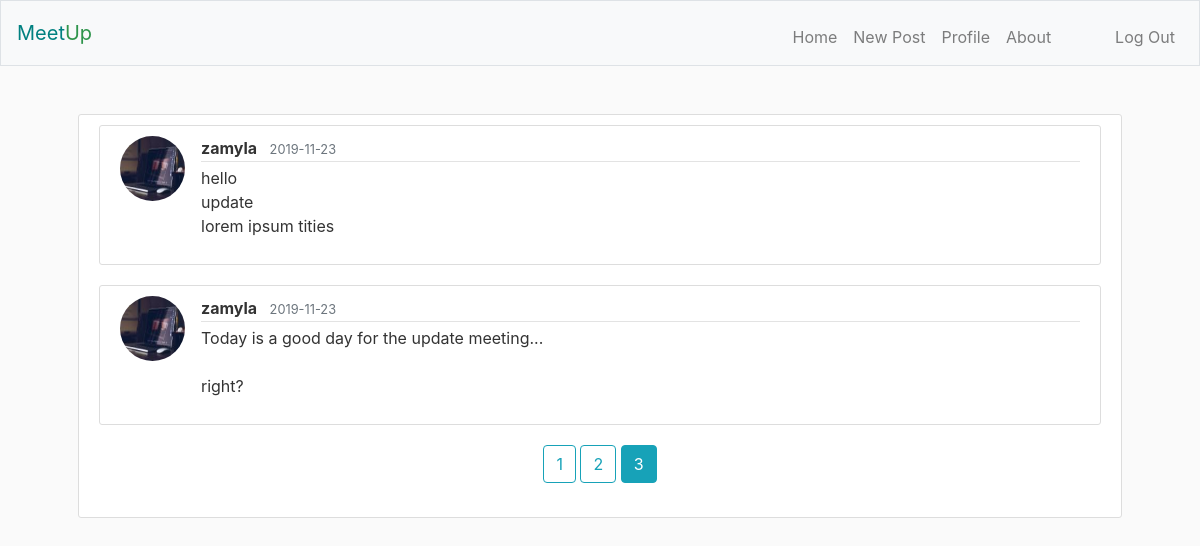
Page /?page=3 (signed in) on the committed database.
### meetup/models.py (models this page shows, shortened)
class Post(db.Model):
    id = db.Column(db.Integer, primary_key=True)
    message = db.Column(db.Text, nullable=False)
    posted_at = db.Column(db.DateTime, default=datetime.utcnow)
    owner_id = db.Column(db.Integer, db.ForeignKey('user.id'), nullable=False)

class User(db.Model, UserMixin):
    id = db.Column(db.Integer, primary_key=True)
    username = db.Column(db.String(20), unique=True, nullable=False)
    email = db.Column(db.String(255), unique=True, nullable=False)
    image_file = db.Column(db.String(20), nullable=False, default='no-img.png')
    password = db.Column(db.String(60), nullable=False)
    posts = db.relationship('Post', backref='owner', lazy=True)

### meetup/routes.py (the view)
@app.route('/')
def index():
    page = request.args.get('page', 1, type=int)
    posts = Post.query.order_by(
        Post.posted_at.desc()).paginate(page=page, per_page=5)
    return render_template('index.html', posts=posts)

### meetup/models.py (called while the page is built)
@login_manager.user_loader
def load_user(user_id):
    return User.query.get(int(user_id))

### meetup/templates/index.html (shortened to what this page needs)
{% extends "layout.html" %}
{% block main %}
    {% if current_user.is_authenticated %}
        {% for post in posts.items %}
            <a id="post-link" href="{{ url_for('post', post_id=post.id) }}">
                <article class="media content-section">
                    <img class="rounded-circle article-img" src="{{ url_for('static', filename='profile-imgs/' + post.owner.image_file) }}" />
                <div class="media-body">
                    <div class="article-metadata">
                        <strong class="mr-2">{{ post.owner.username }}</strong>
                        <small class="text-muted">{{ post.posted_at.strftime('%Y-%m-%d') }}</small>
                    </div>
                    <p class="article-content">{{ post.message }}</p>
                </div>
                </article>
            </a>
        {% endfor %}
        <div class="text-center">
        {% for page_num in posts.iter_pages(left_edge=1, right_edge=1, left_current=2, right_current=3) %}
            {% if page_num %}
                {% if posts.page == page_num %}
                    <a class="btn btn-info mb-4" href="{{ url_for('index', page=page_num) }}">{{ page_num }}</a>
                {% else %}
                    <a class="btn btn-outline-info mb-4" href="{{ url_for('index', page=page_num) }}">{{ page_num }}</a>
                {% endif%}
            {% else %}
                ...
            {% endif %}
        {% endfor %}
        </div>
    {% else %}
        <a href="/login"><p class="text-center">Join Us</p></a>
    {% endif %}
{% endblock %}

### meetup/static/styles.css (style rules this page uses)
body { background: #fafafa; color: #333333; }
.article-content { white-space: pre-line; }
.article-img { height: 65px; width: 65px; margin-right: 16px; }
.article-metadata { padding-bottom: 1px; margin-bottom: 4px; border-bottom: 1px solid #e3e3e3 }
.content-section { background: #ffffff; padding: 10px 20px; border: 1px solid #dddddd; border-radius: 3px; margin-bottom: 20px; }
#post-link { color: #333333; text-decoration: none; }

### rows in the picture
Post: image_file (picture), owner.username "zamyla", posted_at "2019-11-23", message "hello update lorem ipsum tities"
Post: image_file (picture), owner.username "zamyla", posted_at "2019-11-23", message "Today is a good day for the update meeting... right?"

### other values in the picture
{{ page_num }} "1" "2"
{{ page_num }} "3"
